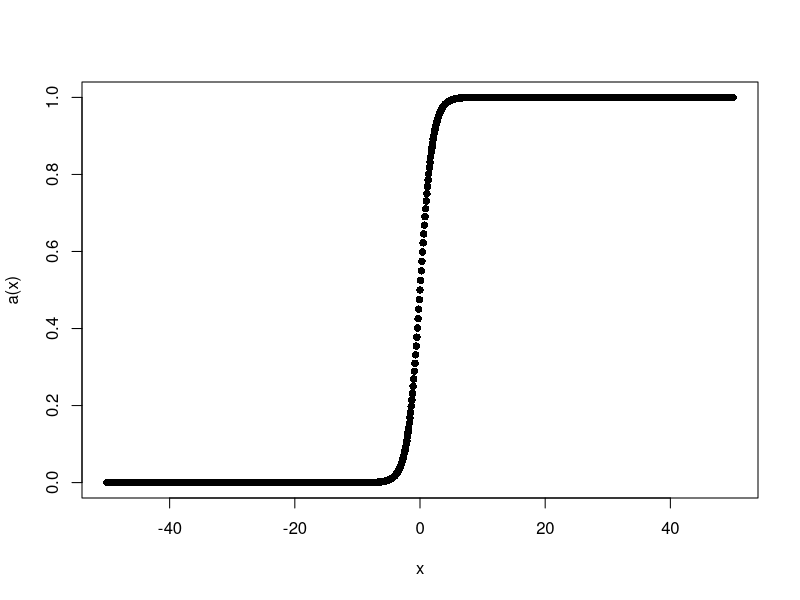

This chart was generated by the following R code: (Note: this script raises an error after producing the figure.)
a=function(u)
{
  b=exp(u)/(1+exp(u))
  return(b)
}

x=seq(-50,50,0.1)

plot(x,a(x),pch=16)


############# logistic regression in R 



attach(Education)
is.factor(Education[,"Gender"]) 
Gender=as.factor(Education[,"Gender"]) # force gender to be a factor variable
is.factor(Gender)

logistic.fit=glm(Gender~Math.Scaled.Scores.2013+Math.Scaled.Scores.2012
                 +Math.Scaled.Scores.2011,family=binomial)
summary(logistic.fit)
# When the math scores in 2011 of a student goes up one unit then the log odds in favor of category 1 will increase. Grades of 2012 and 2013 are in favor of category 0. 
# Males performed better in 2011, but in 2012 and 2013 females preformed better. 

####### cross-validation for logistic regression 

library(tidyverse)
library(caret)

set.seed(1234)
a=seq(1,1389,1)
b=sample(a,1000,replace = F)
Ed=data.frame(Education)
Ed$Gender=ifelse(Ed$Gender=="M",1,0) # if the column gender in Ed is a male assign a 1 otherwise assign a 0
Ed$Gender
head(Ed)
Ed.train=Ed[b,]
Ed.test=Ed[-b,]

logistic.fit.cv=glm(Gender~Math.Scaled.Scores.2013+Math.Scaled.Scores.2012
                 +Math.Scaled.Scores.2011,family=binomial,data=Ed.train)
predict.fit=logistic.fit.cv %>%  predict(Ed.test,type="response") # pipe operator run model on train and then run on test data
head(predict.fit)
length(predict.fit)
predicted.classes <- ifelse(predict.fit > 0.5, 1,0) # if in the predict fit data set if the number is greater than 0.5 then it is a 1 otherwise it is a 0 

counter=0
for(i in 1:389)
{
  if(predicted.classes[i] != Ed.test$Gender[i])
  {counter=counter+1}
}
# prediction not equal to actual gender
# if I predicted a 1 as 0 then I misclassified
counter
misclassification.rate=counter/389
misclassification.rate
# misclassification rate determines goodness of fit in logistic regression
#> misclassification.rate
# [1] 0.503856
